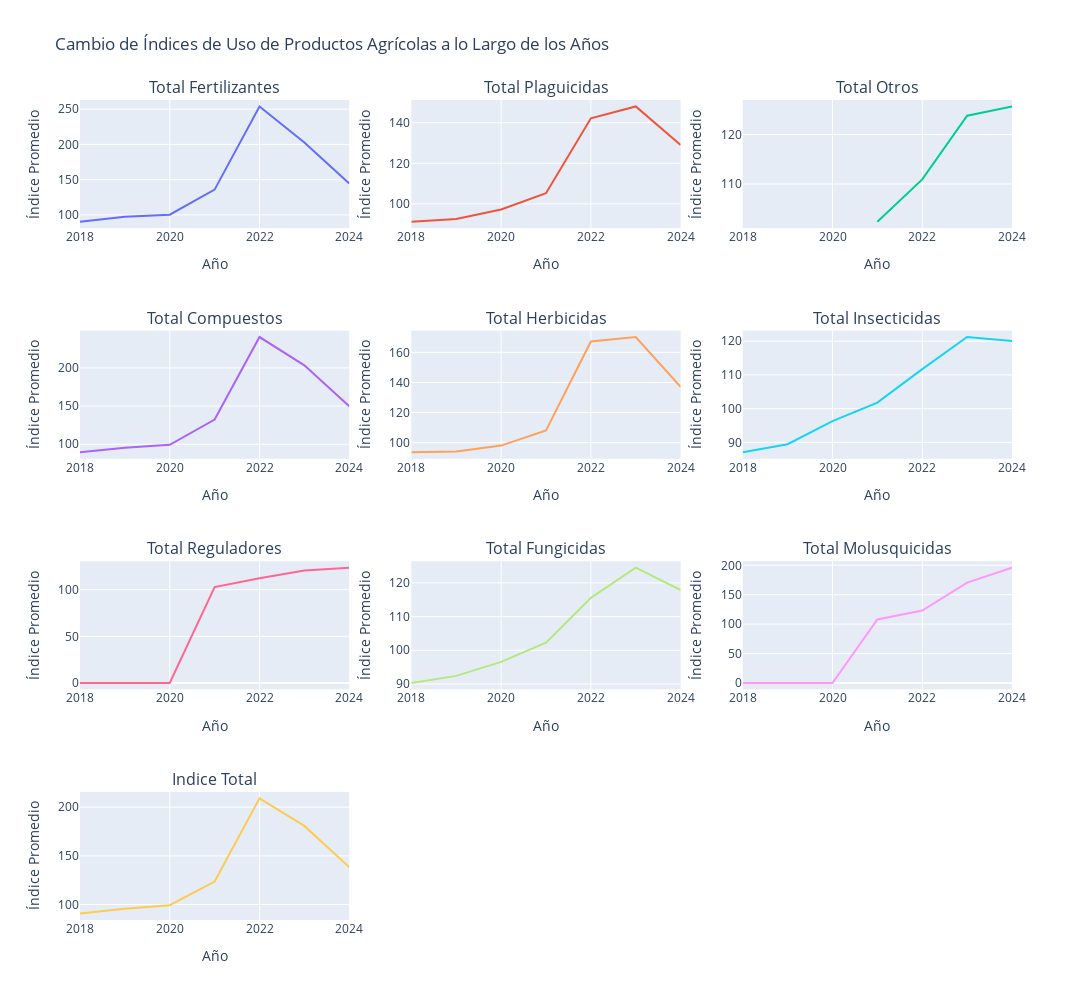

The notebook cell saved with this chart:
### Code cell
# Ahora observamos el comportamiento de los índices de precios pero por año

data2['fecha'] = pd.to_datetime(data2['fecha'], format="%m/%Y")
data2['año'] = data2['fecha'].dt.year

variables = [
    ("total_fertilizantes", "Total Fertilizantes"),
    ("total_plaguicidas", "Total Plaguicidas"),
    ("total_otros", "Total Otros"),
    ("total_compuestos", "Total Compuestos"),
    ("total_herbicidas", "Total Herbicidas"),
    ("total_insecticidas", "Total Insecticidas"),
    ("total_reguladores", "Total Reguladores"),
    ("total_fungicidas", "Total Fungicidas"),
    ("total_molusquicidas", "Total Molusquicidas"),
    ("indice_total", "Indice Total")
]

fig = sp.make_subplots(
    rows=4, cols=3,
    subplot_titles=[title for _, title in variables]
)

for idx, (column, title) in enumerate(variables):
    row = idx // 3 + 1
    col = idx % 3 + 1
    indice_por_año = data2.groupby('año')[column].mean().reset_index()
    fig.add_trace(go.Scatter(x=indice_por_año['año'], y=indice_por_año[column], mode='lines', name=title), row=row, col=col)

fig.update_layout(
    height=1000, width=1200,
    title_text="Cambio de Índices de Uso de Productos Agrícolas a lo Largo de los Años",
    showlegend=False
)
fig.update_xaxes(title_text="Año")
fig.update_yaxes(title_text="Índice Promedio")

### Figure 1 — Plotly figure (JSON) as saved in the notebook; plotly's stock layout.template omitted (floating-point values rounded to 4 significant figures)
{"data": [{"mode": "lines", "name": "Total Fertilizantes", "type": "scatter", "x": [2018, 2019, 2020, 2021, 2022, 2023, 2024], "xaxis": "x", "y": [90.36, 97.3, 100.4, 135.9, 253.9, 202.7, 144.7], "yaxis": "y"}, {"mode": "lines", "name": "Total Plaguicidas", "type": "scatter", "x": [2018, 2019, 2020, 2021, 2022, 2023, 2024], "xaxis": "x2", "y": [91.24, 92.58, 97.28, 105.3, 142.1, 148.0, 129.0], "yaxis": "y2"}, {"mode": "lines", "name": "Total Otros", "type": "scatter", "x": [2018, 2019, 2020, 2021, 2022, 2023, 2024], "xaxis": "x3", "y": [null, null, null, 102.4, 110.9, 123.8, 125.7], "yaxis": "y3"}, {"mode": "lines", "name": "Total Compuestos", "type": "scatter", "x": [2018, 2019, 2020, 2021, 2022, 2023, 2024], "xaxis": "x4", "y": [89.41, 95.58, 99.3, 132.4, 240.4, 203.3, 149.6], "yaxis": "y4"}, {"mode": "lines", "name": "Total Herbicidas", "type": "scatter", "x": [2018, 2019, 2020, 2021, 2022, 2023, 2024], "xaxis": "x5", "y": [93.56, 94.1, 98.03, 108.1, 167.2, 170.2, 137.2], "yaxis": "y5"}, {"mode": "lines", "name": "Total Insecticidas", "type": "scatter", "x": [2018, 2019, 2020, 2021, 2022, 2023, 2024], "xaxis": "x6", "y": [87.04, 89.44, 96.3, 101.8, 111.7, 121.2, 120.1], "yaxis": "y6"}, {"mode": "lines", "name": "Total Reguladores", "type": "scatter", "x": [2018, 2019, 2020, 2021, 2022, 2023, 2024], "xaxis": "x7", "y": [0, 0, 0, 102.8, 112.2, 120.6, 123.6], "yaxis": "y7"}, {"mode": "lines", "name": "Total Fungicidas", "type": "scatter", "x": [2018, 2019, 2020, 2021, 2022, 2023, 2024], "xaxis": "x8", "y": [90.3, 92.41, 96.55, 102.3, 115.6, 124.5, 117.9], "yaxis": "y8"}, {"mode": "lines", "name": "Total Molusquicidas", "type": "scatter", "x": [2018, 2019, 2020, 2021, 2022, 2023, 2024], "xaxis": "x9", "y": [0, 0, 0, 108.0, 123.1, 170.7, 196.0], "yaxis": "y9"}, {"mode": "lines", "name": "Indice Total", "type": "scatter", "x": [2018, 2019, 2020, 2021, 2022, 2023, 2024], "xaxis": "x10", "y": [90.67, 95.62, 99.3, 123.6, 209.1, 180.8, 138.4], "yaxis": "y10"}], "layout": {"annotations": [{"font": {"size": 16}, "showarrow": false, "text": "Total Fertilizantes", "x": 0.1444, "xanchor": "center", "xref": "paper", "y": 1, "yanchor": "bottom", "yref": "paper"}, {"font": {"size": 16}, "showarrow": false, "text": "Total Plaguicidas", "x": 0.5, "xanchor": "center", "xref": "paper", "y": 1, "yanchor": "bottom", "yref": "paper"}, {"font": {"size": 16}, "showarrow": false, "text": "Total Otros", "x": 0.8556, "xanchor": "center", "xref": "paper", "y": 1, "yanchor": "bottom", "yref": "paper"}, {"font": {"size": 16}, "showarrow": false, "text": "Total Compuestos", "x": 0.1444, "xanchor": "center", "xref": "paper", "y": 0.7188, "yanchor": "bottom", "yref": "paper"}, {"font": {"size": 16}, "showarrow": false, "text": "Total Herbicidas", "x": 0.5, "xanchor": "center", "xref": "paper", "y": 0.7188, "yanchor": "bottom", "yref": "paper"}, {"font": {"size": 16}, "showarrow": false, "text": "Total Insecticidas", "x": 0.8556, "xanchor": "center", "xref": "paper", "y": 0.7188, "yanchor": "bottom", "yref": "paper"}, {"font": {"size": 16}, "showarrow": false, "text": "Total Reguladores", "x": 0.1444, "xanchor": "center", "xref": "paper", "y": 0.4375, "yanchor": "bottom", "yref": "paper"}, {"font": {"size": 16}, "showarrow": false, "text": "Total Fungicidas", "x": 0.5, "xanchor": "center", "xref": "paper", "y": 0.4375, "yanchor": "bottom", "yref": "paper"}, {"font": {"size": 16}, "showarrow": false, "text": "Total Molusquicidas", "x": 0.8556, "xanchor": "center", "xref": "paper", "y": 0.4375, "yanchor": "bottom", "yref": "paper"}, {"font": {"size": 16}, "showarrow": false, "text": "Indice Total", "x": 0.1444, "xanchor": "center", "xref": "paper", "y": 0.1562, "yanchor": "bottom", "yref": "paper"}], "height": 1000, "showlegend": false, "title": {"text": "Cambio de Índices de Uso de Productos Agrícolas a lo Largo de los Años"}, "width": 1200, "xaxis": {"anchor": "y", "autorange": true, "domain": [0, 0.2889], "range": [2018, 2024], "title": {"text": "Año"}, "type": "linear"}, "xaxis10": {"anchor": "y10", "autorange": true, "domain": [0, 0.2889], "range": [2018, 2024], "title": {"text": "Año"}, "type": "linear"}, "xaxis11": {"anchor": "y11", "domain": [0.3556, 0.6444], "title": {"text": "Año"}}, "xaxis12": {"anchor": "y12", "domain": [0.7111, 1], "title": {"text": "Año"}}, "xaxis2": {"anchor": "y2", "autorange": true, "domain": [0.3556, 0.6444], "range": [2018, 2024], "title": {"text": "Año"}, "type": "linear"}, "xaxis3": {"anchor": "y3", "autorange": true, "domain": [0.7111, 1], "range": [2018, 2024], "title": {"text": "Año"}, "type": "linear"}, "xaxis4": {"anchor": "y4", "autorange": true, "domain": [0, 0.2889], "range": [2018, 2024], "title": {"text": "Año"}, "type": "linear"}, "xaxis5": {"anchor": "y5", "autorange": true, "domain": [0.3556, 0.6444], "range": [2018, 2024], "title": {"text": "Año"}, "type": "linear"}, "xaxis6": {"anchor": "y6", "autorange": true, "domain": [0.7111, 1], "range": [2018, 2024], "title": {"text": "Año"}, "type": "linear"}, "xaxis7": {"anchor": "y7", "autorange": true, "domain": [0, 0.2889], "range": [2018, 2024], "title": {"text": "Año"}, "type": "linear"}, "xaxis8": {"anchor": "y8", "autorange": true, "domain": [0.3556, 0.6444], "range": [2018, 2024], "title": {"text": "Año"}, "type": "linear"}, "xaxis9": {"anchor": "y9", "autorange": true, "domain": [0.7111, 1], "range": [2018, 2024], "title": {"text": "Año"}, "type": "linear"}, "yaxis": {"anchor": "x", "autorange": true, "domain": [0.8438, 1], "range": [81.27, 263.0], "title": {"text": "Índice Promedio"}, "type": "linear"}, "yaxis10": {"anchor": "x10", "autorange": true, "domain": [0, 0.1562], "range": [84.09, 215.7], "title": {"text": "Índice Promedio"}, "type": "linear"}, "yaxis11": {"anchor": "x11", "domain": [0, 0.1562], "title": {"text": "Índice Promedio"}}, "yaxis12": {"anchor": "x12", "domain": [0, 0.1562], "title": {"text": "Índice Promedio"}}, "yaxis2": {"anchor": "x2", "autorange": true, "domain": [0.8438, 1], "range": [88.09, 151.2], "title": {"text": "Índice Promedio"}, "type": "linear"}, "yaxis3": {"anchor": "x3", "autorange": true, "domain": [0.8438, 1], "range": [101.1, 127.0], "title": {"text": "Índice Promedio"}, "type": "linear"}, "yaxis4": {"anchor": "x4", "autorange": true, "domain": [0.5625, 0.7188], "range": [81.02, 248.8], "title": {"text": "Índice Promedio"}, "type": "linear"}, "yaxis5": {"anchor": "x5", "autorange": true, "domain": [0.5625, 0.7188], "range": [89.3, 174.4], "title": {"text": "Índice Promedio"}, "type": "linear"}, "yaxis6": {"anchor": "x6", "autorange": true, "domain": [0.5625, 0.7188], "range": [85.14, 123.1], "title": {"text": "Índice Promedio"}, "type": "linear"}, "yaxis7": {"anchor": "x7", "autorange": true, "domain": [0.2812, 0.4375], "range": [-6.868, 130.5], "title": {"text": "Índice Promedio"}, "type": "linear"}, "yaxis8": {"anchor": "x8", "autorange": true, "domain": [0.2812, 0.4375], "range": [88.4, 126.4], "title": {"text": "Índice Promedio"}, "type": "linear"}, "yaxis9": {"anchor": "x9", "autorange": true, "domain": [0.2812, 0.4375], "range": [-10.89, 206.9], "title": {"text": "Índice Promedio"}, "type": "linear"}}}
